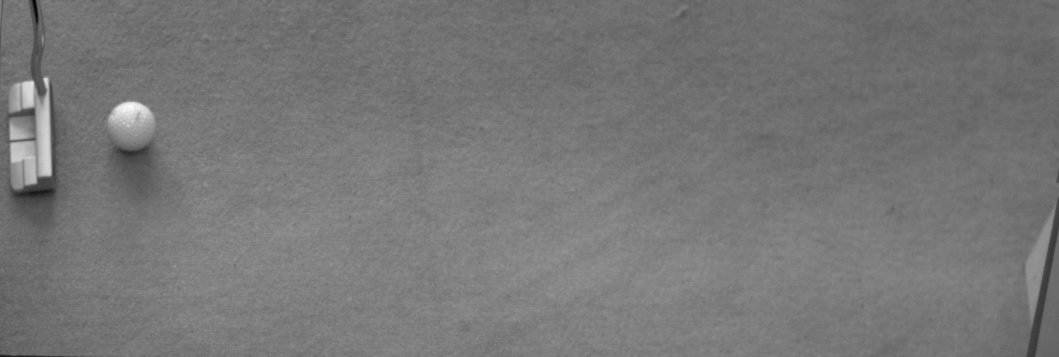
%> input picture TEST3-10000.jpg, 1059 x 357 px
$ octave circle_detect_2.m   (GNU Octave 9; MATLAB toolbox functions it lacks are replaced by stand-ins)
%> lines starting %> are read from the running program, lines starting %| are printed output that depends on the picture
% circle detection


rgb = imread('TEST3-10000.jpg');
%> rgb is the input picture: size 357x1059 uint8; min 0, max 251, mean 118.9
imshow(rgb);
diameter = 30;
gray_image = im2gray(rgb);
imshow(gray_image)
%delete(h);
[centers,radii] = imfindcircles(rgb,[diameter-20 diameter+20],'ObjectPolarity','bright','Sensitivity',0.82)
%> centers = [131.8 123.6; 28.4 131.2]; radii = [23.18; 17.23]
h = viscircles(centers,radii);
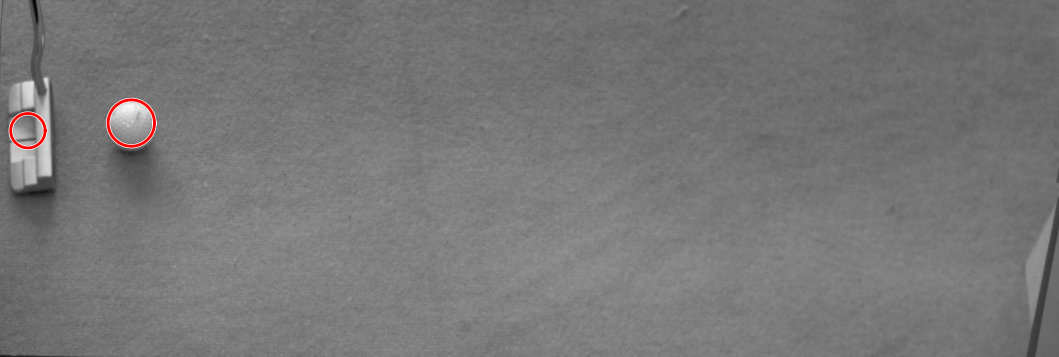
%> figure redrawn from the program's plot data
